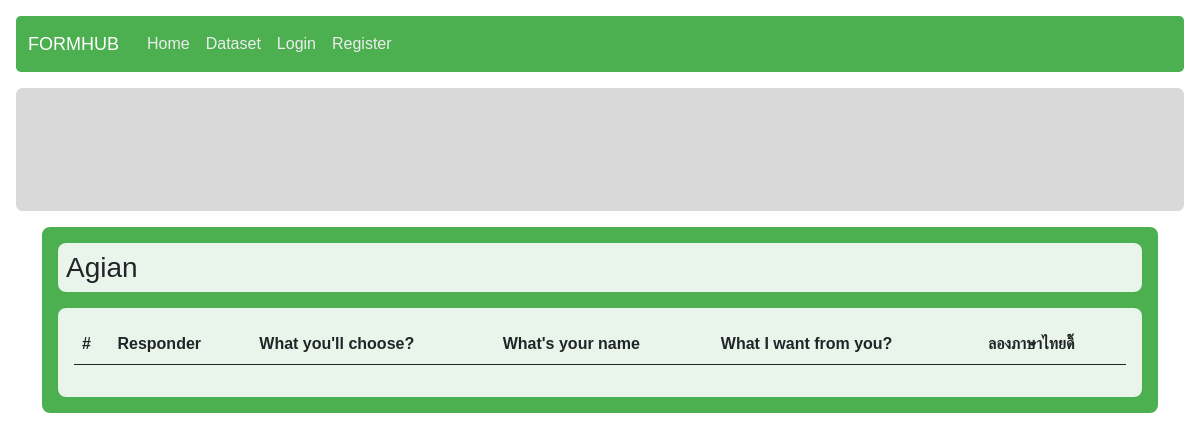
The page /redeem/preview_page/4 on the database as committed earlier.
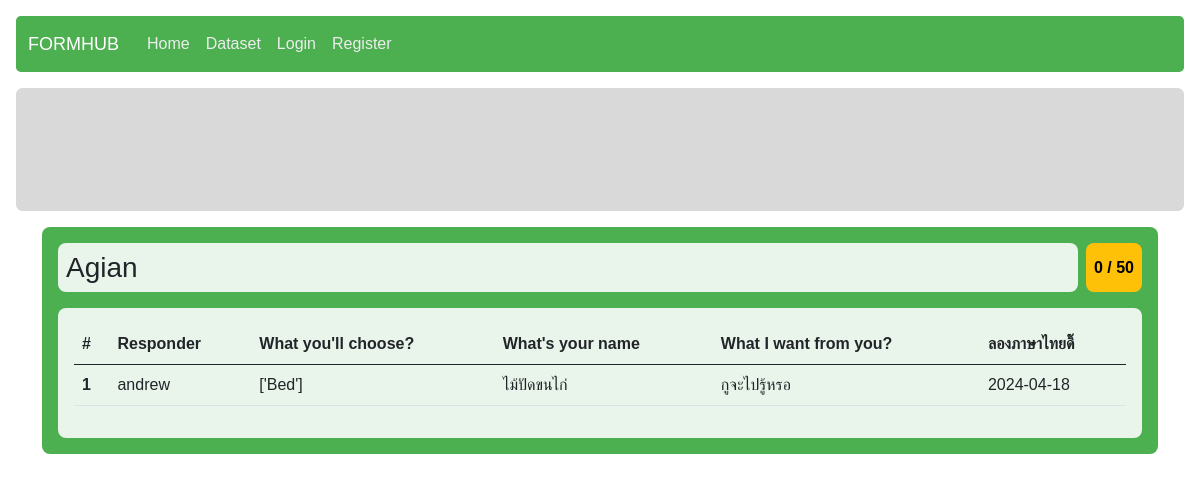
The same page on the database as committed later.
### form_management/models.py (models this page shows, shortened)
class Form(models.Model):
    owner = models.ForeignKey(User, on_delete = models.CASCADE)
    form_name = models.CharField(max_length = 125)
    description = models.CharField(max_length = 1000)
    category = models.ForeignKey(Category, on_delete = models.CASCADE, null = True)
    design = models.JSONField()
    creation_timestamp = models.DateTimeField(auto_now_add = True)
    publish_timestamp = models.DateTimeField(null = True)
    is_open = models.BooleanField(default = False)
    is_sale = models.BooleanField(default = False)
    form_point = models.ForeignKey(Point, on_delete = models.CASCADE, related_name="form_point")
    form_selling_point = models.ForeignKey(Point, on_delete = models.CASCADE, null = True, blank = True, related_name="form_selling_point")
    form_pic = models.ImageField(
        upload_to="static/form_management/imgs",
        null = True,
        default = "static/form_management/imgs/no-pic.png")

class Point(models.Model):
    form_size = models.CharField(max_length = 2)
    context = models.CharField(max_length = 3, null = True, blank = True, choices = POINT_CONTEXT) # SEL = Selling, ANS = answering
    point = models.IntegerField()
    description = models.CharField(max_length = 50, null = True, blank = True)
    lower_bound = models.IntegerField()
    upper_bound = models.IntegerField()

class FormResponse(models.Model):
    form = models.ForeignKey(Form, on_delete = models.CASCADE)
    responder = models.ForeignKey(User, on_delete = models.CASCADE)
    response = models.JSONField()
    answering_time = models.DateTimeField(auto_now_add = True)

### authentication/models.py (models this page shows)
class User(AbstractUser):
    student_id = models.CharField(max_length = 10, null = True)
    profile_img = models.ImageField(
        upload_to="static/userprofile/imgs",
        null = True,
        default = "static/userprofile/imgs/default.jpg")
    def __str__(self):
        return f"{self.username}"

### redeem/views.py (the view, shortened to what this page needs)
# urls.py: path("preview_page/<int:dataset_id>", views.preview_page, name="preview_page"),
def preview_page(request, dataset_id):
    form = Form.objects.get(pk = dataset_id)
    form_responses = FormResponse.objects.filter(form = form)[:5]
    questions = [section["question"] for section in form.design]
    total_point = 0
    return render(request, "redeem/dataset.html", {
        "form_name": form.form_name,
        "questions": questions,
        "records": form_responses,
        "form": form,
        "user_point": total_point,
    })

### templates/redeem/dataset.html (shortened to what this page needs)
{% extends "layout.html" %}
{% load static %}
{% block extra_css %}
    <link rel="stylesheet" href="{% static 'form_management/form_response.css' %}">
    <link rel="stylesheet" href="{% static 'redeem/redeem.css' %}">
{% endblock %}
{% block body %}
<div class="container">
    <div class="card-cover p-3">
        <div class="header mb-3 d-flex">
            <div class="form-name p-2 d-flex align-items-center">
                <h3>{{ form_name }}</h3>
            </div>
            {% if not form.is_open %}
                <div class="point-preview d-flex justify-content-center align-items-center ms-2 p-2">
                    {{ user_point }}&nbsp;/&nbsp;{{ form.form_selling_point.point }}
                </div>
            {% endif %}
        </div>
        <div class="card-trans p-3">
            <div class="form-response">
                <table class="table table-hover">
                    <thead>
                        <th scope="col">#</th>
                        <th scope="col" class="header">Responder</th>
                        {% for question in questions %}
                            <th scope="col" class="header">{{ question }}</th>
                        {% endfor %}
                    </thead>
                    <tbody>
                        {% for record in records %}
                            <tr>
                                <th scope="row">{{ forloop.counter }}</th>
                                <td>{{ record.responder }}</td>
                                {% for item in record.response %}
                                    <td>{{ item.response }}</td>
                                {% endfor %}
                            </tr>
                        {% endfor %}
                    </tbody>
                </table>
            </div>
        </div>
    </div>
</div>
{% endblock %}

Rows that differ between the two databases and show on the page:
changed Form "Agian": is_open True → False (drawn); form_selling_point.point (not shown) → "50"
added FormResponse: responder "andrew", response "['Bed']" "ไม้ปัดขนไก่" "กูจะไปรู้หรอ" "2024-04-18"
Other text that changed with them:
{{ user_point }}: (not shown) → "0"
